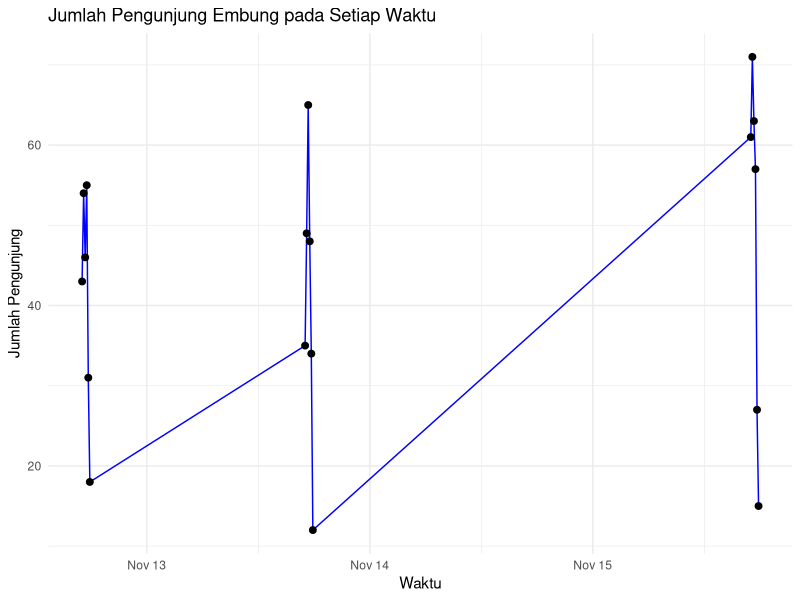
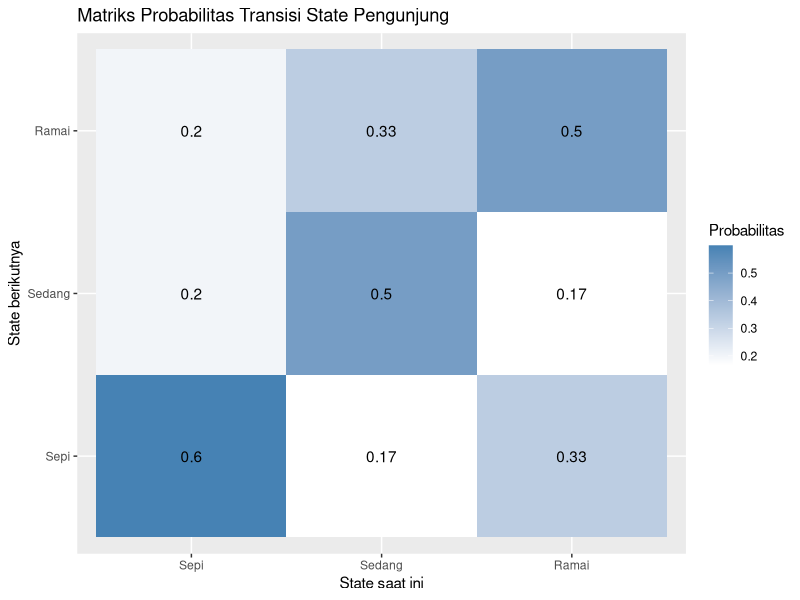
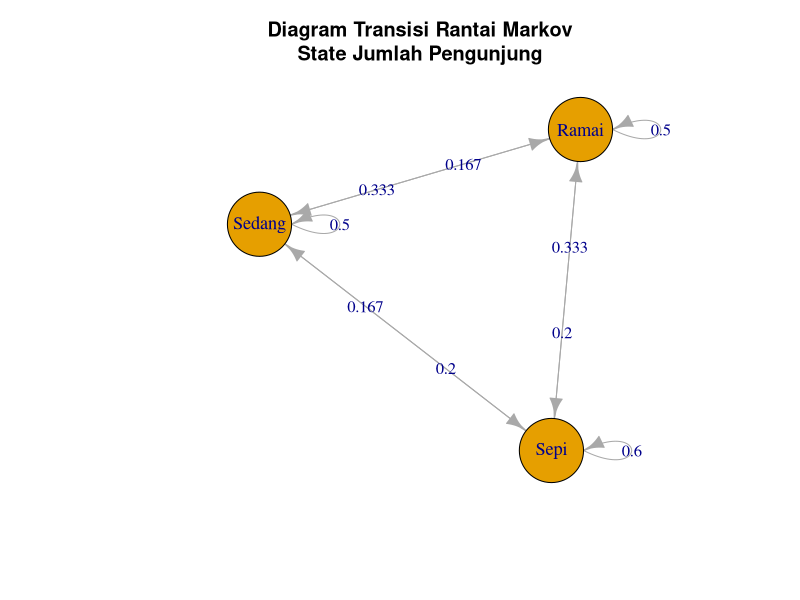

Here is the R script that generated these plots, in order:
## ---- chunk 1
# 1. Load & urutkan data

data <- read.csv("data_pemstok.csv", stringsAsFactors = FALSE)
colnames(data) <- c("tanggal", "waktu", "hari_ke", "jumlah_orang", "keterangan")

# Gabungkan tanggal + waktu
data$datetime <- paste(data$tanggal, data$waktu)
data$datetime <- as.POSIXct(data$datetime, format = "%m-%d-%Y %H:%M")

# Sort berdasarkan hari_ke dan datetime
data <- data[order(data$hari_ke, data$datetime), ]
## ---- chunk 2
data
## ---- chunk 3
# 2. Buat state pakai quantile (3 state)
# hitung batas quantile
q <- quantile(data$jumlah_orang,
              probs = c(0, 1/3, 2/3, 1),
              na.rm = TRUE)

# mapping jumlah_orang -> state: Sepi / Sedang / Ramai
data$keterangan <- cut(
  data$jumlah_orang,
  breaks = q,
  include.lowest = TRUE,
  labels = c("Sepi", "Sedang", "Ramai")
)

# lihat ringkasan state
table(data$keterangan)
## ---- chunk 4
q
## ---- chunk 5
data
## ---- chunk 6
# grafik jumlah orang per waaktu tanpa keterangan 
# tambahkan titk tiap data point
library(ggplot2)
ggplot(data, aes(x = datetime, y = jumlah_orang)) +
  geom_line(color = "blue") +
  geom_point( size = 2) +
  labs(
    title = "Jumlah Pengunjung Embung pada Setiap Waktu",
    x = "Waktu",
    y = "Jumlah Pengunjung",
    color = "Keterangan"
  ) +
  theme_minimal()
## ---- chunk 7
# 3. Susun rantai Markov (transisi antar state)
state_seq <- data$keterangan
# pasangan (state_t, state_{t+1})
trans_counts <- table(
  saat_ini = head(state_seq, -1),
  selanjutnya   = tail(state_seq, -1)
)
# matriks probabilitas transisi (per baris = dari suatu state)
trans_prob <- prop.table(trans_counts, 1)

cat("Batas Quantile (Sepi/Sedang/Ramai)")
print(q)

cat("Frekuensi Transisi")
print(trans_counts)

cat("Matriks Probabilitas Transisi (P)")
print(round(trans_prob, 3))

## ---- chunk 8
library(ggplot2)

df_trans <- as.data.frame(trans_prob)
colnames(df_trans) <- c("from", "to", "prob")

ggplot(df_trans, aes(x = from, y = to, fill = prob)) +
  geom_tile() +
  geom_text(aes(label = round(prob, 2))) +
  scale_fill_gradient(low = "white", high = "steelblue") +
  labs(
    title = "Matriks Probabilitas Transisi State Pengunjung",
    x = "State saat ini",
    y = "State berikutnya",
    fill = "Probabilitas"
  )
## ---- chunk 9
# install.packages("igraph")    # kalau belum ada
library(igraph)

# ubah ke matriks numeric untuk igraph
matP <- as.matrix(trans_prob)

g <- graph_from_adjacency_matrix(matP,
                                 mode = "directed",
                                 weighted = TRUE)

plot(
  g,
  edge.label = round(E(g)$weight, 3),
  vertex.size = 40,
  vertex.label.cex = 1.1,
  edge.arrow.size = 1,
  main = "Diagram Transisi Rantai Markov\nState Jumlah Pengunjung"
)
## ---- chunk 10
#Probabilitas Langkah Ke N
P <- as.matrix(trans_prob)

# contoh 2 langkah ke depan (20 menit)
P2 <- P %*% P

# umum: n langkah ke depan
library(expm)
n <- 2
Pn <- P %^% n
Pn
## ---- chunk 11
#Distribusi Stasioner
P <- as.matrix(trans_prob)

eig <- eigen(t(P))
pi  <- Re(eig$vectors[,1])
pi  <- pi / sum(pi)
round(pi, 3)
